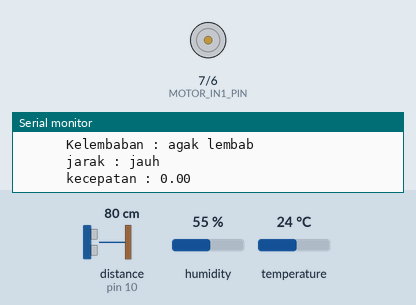
This sketch was run on a simulated Arduino Uno, built with avr-gcc and run on an emulated ATmega328P. Shown: motor-driver pin pairs drawn as motors (green arrow = first pin HIGH = forward, orange = second pin HIGH = backward, longer = more drive, scaled by the enable pin), the last lines printed to the serial monitor. Wiring (inferred from the names in the program): ultrasonic range finder: trigger pin 11; echo pin 10. The inputs (shaded band) are chosen by the test bench; at power-on: distance to the obstacle (sensor on pin 10) 80 cm, humidity 55 %, temperature 24 °C. The echo pulse lasts 58.3 µs per cm; random numbers use the default seed unless the sketch sets one.

Above: at 3.0 s.
3.1 s: distance to the obstacle (sensor on pin 10) set to 32 cm
9.1 s: distance to the obstacle (sensor on pin 10) set to 27 cm
At 10.9 s:
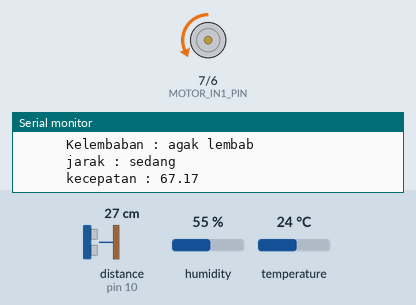
11.4 s: distance to the obstacle (sensor on pin 10) set to 2 cm
At 13.7 s:
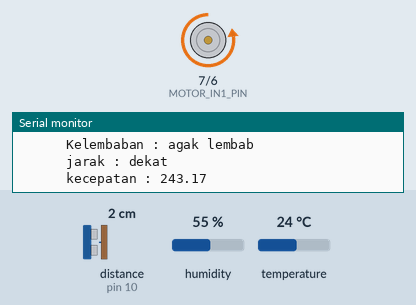
14.1 s: humidity set to 22 %
At 17.2 s:
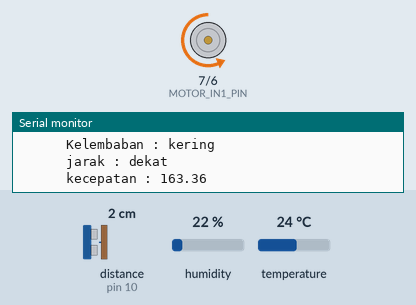
18.1 s: distance to the obstacle (sensor on pin 10) set to 18 cm
At 19.7 s:
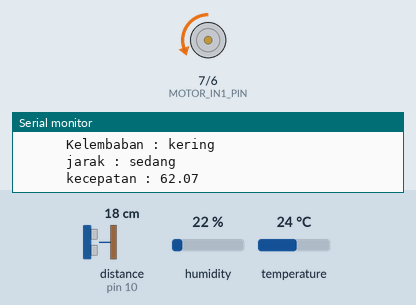
20.8 s: humidity set to 88 %
At 23.2 s:
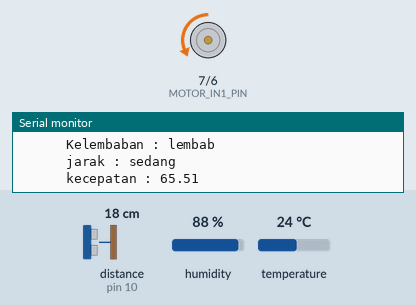
Timing chart, 0 to 24.7 s (numbered marks = the images above; inputs shaded):
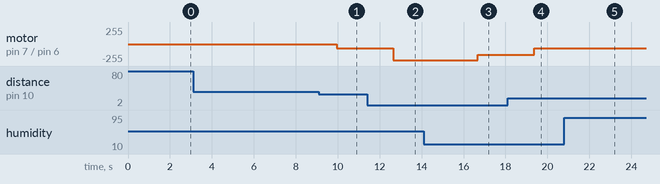

Measured:
- the behaviour switches between 31 and 30 cm on distance to the obstacle (sensor on pin 10) (found by bisection; images 0 and 1)
- after the input at 9.1 s, motor on pin 7 (MOTOR_IN1_PIN) / pin 6 (MOTOR_IN2_PIN): stopped → backward 67/255 after 0.86 s
- after the input at 11.4 s, motor on pin 7 (MOTOR_IN1_PIN) / pin 6 (MOTOR_IN2_PIN): backward 67/255 → backward 243/255 after 1.2 s
- after the input at 14.1 s, motor on pin 7 (MOTOR_IN1_PIN) / pin 6 (MOTOR_IN2_PIN): backward 243/255 → backward 163/255 after 2.6 s
- after the input at 18.1 s, motor on pin 7 (MOTOR_IN1_PIN) / pin 6 (MOTOR_IN2_PIN): backward 163/255 → backward 62/255 after 1.3 s
- after the input at 20.8 s, motor on pin 7 (MOTOR_IN1_PIN) / pin 6 (MOTOR_IN2_PIN): backward 62/255 → backward 65/255 after 1.2 s

The sketch:

versi_library.ino
```cpp
#include <DHT.h>
#include <Fuzzy.h>

#define DHTPIN 8     // Digital pin connected to the DHT sensor
#define DHTTYPE DHT11   // DHT 22 (AM2302)

DHT dht(DHTPIN, DHTTYPE);

float dhtread(){
  return dht.readHumidity();
}

#define TRIG_PIN 11
#define ECHO_PIN 10
float ultraread(){
  long duration;

  digitalWrite(TRIG_PIN, LOW);
  delayMicroseconds(2);
  digitalWrite(TRIG_PIN, HIGH);
  delayMicroseconds(10);
  digitalWrite(TRIG_PIN, LOW);
  duration = pulseIn(ECHO_PIN, HIGH);
  return (duration / 2) / 29.1;
}

#define MOTOR_IN1_PIN 7
#define MOTOR_IN2_PIN 6
#define MOTOR_ENA_PIN 5

// Fuzzy
Fuzzy *fuzzy = new Fuzzy();

// FuzzyInput Jarak
FuzzySet *near = new FuzzySet(0, 0, 5, 10);
FuzzySet *sedang = new FuzzySet(5, 20, 20, 30);
FuzzySet *far = new FuzzySet(20, 30, 50, 50);

// FuzzyInput Kelembaban
FuzzySet *kering = new FuzzySet(0, 0, 0, 50);
FuzzySet *agaklembab = new FuzzySet(20, 60, 70, 90);
FuzzySet *lembab = new FuzzySet(80, 100, 120, 150);

FuzzySet *die = new FuzzySet(0, 0, 0, 0);
FuzzySet *pelan = new FuzzySet(0, 0, 50, 150);
FuzzySet *fast = new FuzzySet(100, 150, 150, 230);
FuzzySet *veryfast = new FuzzySet(220 , 255, 255, 255);
void setup() {
  Serial.begin(9600);
  dht.begin();

  pinMode(MOTOR_ENA_PIN, OUTPUT);
  pinMode(TRIG_PIN, OUTPUT);
  pinMode(ECHO_PIN, INPUT);
  pinMode(MOTOR_IN1_PIN, OUTPUT);
  pinMode(MOTOR_IN2_PIN, OUTPUT);

  FuzzyInput *jarak = new FuzzyInput(1);
  jarak->addFuzzySet(sedang);
  jarak->addFuzzySet(near);
  jarak->addFuzzySet(far);
  fuzzy->addFuzzyInput(jarak);

  FuzzyInput *humidityInput = new FuzzyInput(2);

  humidityInput->addFuzzySet(kering);
  humidityInput->addFuzzySet(agaklembab);
  humidityInput->addFuzzySet(lembab);
  fuzzy->addFuzzyInput(humidityInput);

  FuzzyOutput *motorspeed = new FuzzyOutput(1);
  motorspeed->addFuzzySet(die);
  motorspeed->addFuzzySet(pelan);
  motorspeed->addFuzzySet(fast);
  motorspeed->addFuzzySet(veryfast);
  fuzzy->addFuzzyOutput(motorspeed);

//fuzzyrule 1
  FuzzyRuleAntecedent *dekatkering = new FuzzyRuleAntecedent();
  dekatkering->joinWithAND(near, kering);
  FuzzyRuleConsequent *fast1 = new FuzzyRuleConsequent();
  fast1->addOutput(fast);
  FuzzyRule *FuzzyRule1 = new FuzzyRule(1, dekatkering, fast1);
  fuzzy->addFuzzyRule(FuzzyRule1);

//fuzzyrule 2
  FuzzyRuleAntecedent *dekatagaklembab = new FuzzyRuleAntecedent();
  dekatagaklembab->joinWithAND(near, agaklembab);
  FuzzyRuleConsequent *vf = new FuzzyRuleConsequent();
  vf->addOutput(veryfast);
  FuzzyRule *FuzzyRule2 = new FuzzyRule(2, dekatagaklembab, vf);
  fuzzy->addFuzzyRule(FuzzyRule2);

//fuzzyrule 3
  FuzzyRuleAntecedent *dekatlembab = new FuzzyRuleAntecedent();
  dekatlembab->joinWithAND(near, lembab);
  FuzzyRuleConsequent *slower = new FuzzyRuleConsequent();
  slower->addOutput(pelan);
  FuzzyRule *FuzzyRule3 = new FuzzyRule(3, dekatlembab, slower);
  fuzzy->addFuzzyRule(FuzzyRule3);

//fuzzyrule 4
  FuzzyRuleAntecedent *jauhkering = new FuzzyRuleAntecedent();
  jauhkering->joinWithAND(far, kering);
  FuzzyRuleConsequent *die1 = new FuzzyRuleConsequent();
  die1->addOutput(die);
  FuzzyRule *FuzzyRule4 = new FuzzyRule(4, jauhkering, die1);
  fuzzy->addFuzzyRule(FuzzyRule4);

//fuzzyrule 5
  FuzzyRuleAntecedent *jauhagaklembab = new FuzzyRuleAntecedent();
  jauhagaklembab->joinWithAND(far, agaklembab);
  FuzzyRuleConsequent *die2 = new FuzzyRuleConsequent();
  die2->addOutput(die);
  FuzzyRule *FuzzyRule5 = new FuzzyRule(5, jauhagaklembab, die2);
  fuzzy->addFuzzyRule(FuzzyRule5);

//fuzzyrule 6
  FuzzyRuleAntecedent *jauhlembab = new FuzzyRuleAntecedent();
  jauhlembab->joinWithAND(far, lembab);
  FuzzyRuleConsequent *die3 = new FuzzyRuleConsequent();
  die3->addOutput(die);
  FuzzyRule *FuzzyRule6 = new FuzzyRule(6, jauhlembab, die3);
  fuzzy->addFuzzyRule(FuzzyRule6);

  FuzzyRuleAntecedent *sl = new FuzzyRuleAntecedent();
  sl->joinWithAND(sedang, lembab);
  FuzzyRuleConsequent *slower1 = new FuzzyRuleConsequent();
  slower1->addOutput(pelan);
  FuzzyRule *FuzzyRule7 = new FuzzyRule(7, sl, slower1);
  fuzzy->addFuzzyRule(FuzzyRule7);

  FuzzyRuleAntecedent *sk = new FuzzyRuleAntecedent();
  sk->joinWithAND(sedang, kering);
  FuzzyRuleConsequent *slower2 = new FuzzyRuleConsequent();
  slower2->addOutput(pelan);
  FuzzyRule *FuzzyRule8 = new FuzzyRule(8, sk, slower2);
  fuzzy->addFuzzyRule(FuzzyRule8);

  FuzzyRuleAntecedent *sal = new FuzzyRuleAntecedent();
  sal->joinWithAND(sedang, agaklembab);
  FuzzyRuleConsequent *slower3 = new FuzzyRuleConsequent();
  slower3->addOutput(pelan);
  FuzzyRule *FuzzyRule9 = new FuzzyRule(9, sal, slower3);
  fuzzy->addFuzzyRule(FuzzyRule9);
}

void loop() {
  delay(1000);
  float humidity=dhtread();
  float distance=ultraread();
  float rlembab=random(1,100);
  float rjarak=random(1,50);

  fuzzy->setInput(1, distance);
  fuzzy->setInput(2, humidity);
  fuzzy->fuzzify();

  float velocity = fuzzy->defuzzify(1);
  analogWrite(MOTOR_ENA_PIN, velocity);

  // Check if any reads failed and exit early (to try again).
  if (isnan(humidity)) {
    Serial.println("Failed to read from DHT sensor!");
    return;
  }

  // Print temperature, humidity, and distance to the Serial Monitor
  Serial.print("Humidity: ");
  Serial.print(humidity);
  Serial.print("%\t");
  Serial.print("Distance: ");
  Serial.print(distance);
  Serial.println(" cm");
  Serial.print("\tDistance: Near-> ");
  Serial.print(near->getPertinence());

  Serial.print(", middle-> ");
  Serial.print(sedang->getPertinence());

  Serial.print(", far-> ");
  Serial.print(far->getPertinence());

  Serial.print("\tHumidity: kering-> ");
  Serial.print(kering->getPertinence());
  Serial.print(", agak lembab-> ");
  Serial.print(agaklembab->getPertinence());
  Serial.print(", lembab-> ");
  Serial.println(lembab->getPertinence());

  Serial.print("\tSpeed: die-> ");
  Serial.print(die->getPertinence());
  Serial.print(",  slow-> ");
  Serial.print(pelan->getPertinence());
  Serial.print(",  fast-> ");
  Serial.print(fast->getPertinence());
  Serial.print(",  very fast-> ");
  Serial.println(veryfast->getPertinence());
  digitalWrite(MOTOR_IN1_PIN, LOW);
  digitalWrite(MOTOR_IN2_PIN, HIGH);

  Serial.println("Result : ");
  Serial.print("      Kelembaban : ");
  if(humidity<=35){
    Serial.println("kering");
  } else if(humidity>35 && humidity<=85) {
    Serial.println("agak lembab");
  } else if(humidity>85) {
    Serial.println("lembab");
  }
  Serial.print("      jarak : ");
  if(distance<=8){
    Serial.println("dekat");
  } else if(distance>8 && distance<=32){
    Serial.println("sedang");
  } else if(distance>32){
    Serial.println("jauh");
  }
  Serial.print("      kecepatan : ");
  Serial.println(velocity);
  Serial.print("\n\n");
}
```
